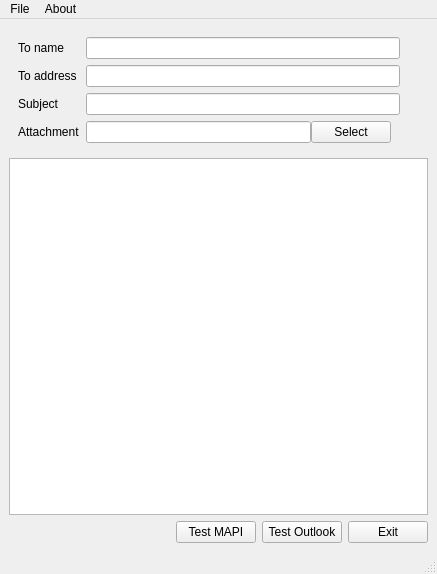
<?xml version="1.0" encoding="UTF-8"?>
<ui version="4.0">
 <class>MainWindow</class>
 <widget class="QMainWindow" name="MainWindow">
  <property name="geometry">
   <rect>
    <x>0</x>
    <y>0</y>
    <width>437</width>
    <height>574</height>
   </rect>
  </property>
  <property name="windowTitle">
   <string>Win Mail Tester</string>
  </property>
  <property name="windowIcon">
   <iconset resource="../data/icons.qrc">
    <normaloff>:/icons/64x64/internet-mail.png</normaloff>:/icons/64x64/internet-mail.png</iconset>
  </property>
  <widget class="QWidget" name="centralwidget">
   <property name="sizePolicy">
    <sizepolicy hsizetype="Expanding" vsizetype="Expanding">
     <horstretch>0</horstretch>
     <verstretch>0</verstretch>
    </sizepolicy>
   </property>
   <layout class="QVBoxLayout" name="verticalLayout">
    <item>
     <widget class="QWidget" name="widget" native="true">
      <property name="maximumSize">
       <size>
        <width>400</width>
        <height>16777215</height>
       </size>
      </property>
      <layout class="QGridLayout" name="gridLayout">
       <item row="5" column="0">
        <widget class="QLabel" name="label_attachment">
         <property name="text">
          <string>Attachment</string>
         </property>
        </widget>
       </item>
       <item row="5" column="1">
        <widget class="QWidget" name="widget_attachment" native="true">
         <layout class="QHBoxLayout" name="horizontalLayout">
          <property name="spacing">
           <number>0</number>
          </property>
          <property name="leftMargin">
           <number>0</number>
          </property>
          <property name="topMargin">
           <number>0</number>
          </property>
          <property name="bottomMargin">
           <number>0</number>
          </property>
          <item>
           <widget class="QLineEdit" name="attachment"/>
          </item>
          <item>
           <widget class="QPushButton" name="button_select_attachment">
            <property name="text">
             <string>Select</string>
            </property>
           </widget>
          </item>
         </layout>
        </widget>
       </item>
       <item row="4" column="0">
        <widget class="QLabel" name="label_subject">
         <property name="text">
          <string>Subject</string>
         </property>
        </widget>
       </item>
       <item row="1" column="0">
        <widget class="QLabel" name="label_to_addr">
         <property name="text">
          <string>To address</string>
         </property>
        </widget>
       </item>
       <item row="4" column="1">
        <widget class="QLineEdit" name="subject"/>
       </item>
       <item row="1" column="1">
        <widget class="QLineEdit" name="to_addr"/>
       </item>
       <item row="0" column="0">
        <widget class="QLabel" name="label_to_name">
         <property name="text">
          <string>To name</string>
         </property>
        </widget>
       </item>
       <item row="0" column="1">
        <widget class="QLineEdit" name="to_name"/>
       </item>
      </layout>
     </widget>
    </item>
    <item>
     <layout class="QHBoxLayout" name="layout_select_file"/>
    </item>
    <item>
     <widget class="QTextBrowser" name="text_body">
      <property name="textInteractionFlags">
       <set>Qt::LinksAccessibleByKeyboard|Qt::LinksAccessibleByMouse|Qt::TextBrowserInteraction|Qt::TextEditable|Qt::TextSelectableByMouse</set>
      </property>
      <property name="openExternalLinks">
       <bool>true</bool>
      </property>
     </widget>
    </item>
    <item>
     <spacer name="verticalSpacer">
      <property name="orientation">
       <enum>Qt::Vertical</enum>
      </property>
      <property name="sizeType">
       <enum>QSizePolicy::Preferred</enum>
      </property>
      <property name="sizeHint" stdset="0">
       <size>
        <width>0</width>
        <height>0</height>
       </size>
      </property>
     </spacer>
    </item>
    <item>
     <layout class="QHBoxLayout" name="layout_buttons">
      <item>
       <spacer name="horizontalSpacer">
        <property name="orientation">
         <enum>Qt::Horizontal</enum>
        </property>
        <property name="sizeHint" stdset="0">
         <size>
          <width>40</width>
          <height>20</height>
         </size>
        </property>
       </spacer>
      </item>
      <item>
       <widget class="QPushButton" name="button_test_mapi">
        <property name="text">
         <string>Test MAPI</string>
        </property>
       </widget>
      </item>
      <item>
       <widget class="QPushButton" name="button_test_outlook">
        <property name="text">
         <string>Test Outlook</string>
        </property>
       </widget>
      </item>
      <item>
       <widget class="QPushButton" name="button_exit">
        <property name="text">
         <string>Exit</string>
        </property>
       </widget>
      </item>
     </layout>
    </item>
   </layout>
  </widget>
  <widget class="QMenuBar" name="menubar">
   <property name="geometry">
    <rect>
     <x>0</x>
     <y>0</y>
     <width>437</width>
     <height>21</height>
    </rect>
   </property>
   <widget class="QMenu" name="menuFile">
    <property name="title">
     <string>File</string>
    </property>
    <addaction name="action_exit"/>
   </widget>
   <widget class="QMenu" name="menuAbout">
    <property name="title">
     <string>About</string>
    </property>
    <addaction name="action_about"/>
    <addaction name="action_about_qt"/>
   </widget>
   <addaction name="menuFile"/>
   <addaction name="menuAbout"/>
  </widget>
  <widget class="QStatusBar" name="statusbar"/>
  <action name="action_exit">
   <property name="text">
    <string>Exit</string>
   </property>
  </action>
  <action name="action_settings">
   <property name="text">
    <string>Settings</string>
   </property>
  </action>
  <action name="action_about">
   <property name="text">
    <string>About</string>
   </property>
  </action>
  <action name="action_about_qt">
   <property name="text">
    <string>About Qt</string>
   </property>
  </action>
 </widget>
 <tabstops>
  <tabstop>to_name</tabstop>
  <tabstop>to_addr</tabstop>
  <tabstop>subject</tabstop>
  <tabstop>attachment</tabstop>
  <tabstop>button_select_attachment</tabstop>
  <tabstop>text_body</tabstop>
  <tabstop>button_test_mapi</tabstop>
  <tabstop>button_test_outlook</tabstop>
  <tabstop>button_exit</tabstop>
 </tabstops>
 <resources>
  <include location="../data/icons.qrc"/>
 </resources>
 <connections/>
</ui>
